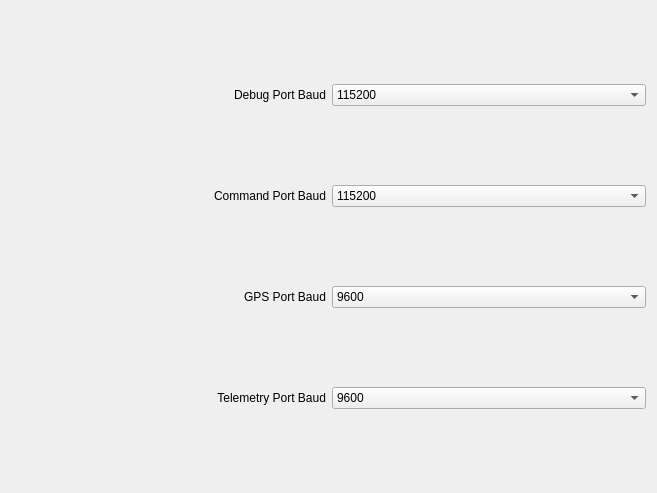
             <widget class="QWidget" name="scrollAreaWidgetContents">
              <property name="geometry">
               <rect>
                <x>0</x>
                <y>0</y>
                <width>657</width>
                <height>493</height>
               </rect>
              </property>
              <layout class="QGridLayout" name="gridLayout_13">
               <item row="0" column="0">
                <layout class="QHBoxLayout" name="horizontalLayout">
                 <item>
                  <widget class="QLabel" name="label">
                   <property name="text">
                    <string>Debug Port Baud</string>
                   </property>
                   <property name="alignment">
                    <set>Qt::AlignRight|Qt::AlignTrailing|Qt::AlignVCenter</set>
                   </property>
                  </widget>
                 </item>
                 <item>
                  <widget class="QComboBox" name="Debug_Port_Baud">
                   <property name="currentIndex">
                    <number>8</number>
                   </property>
                   <item>
                    <property name="text">
                     <string>300</string>
                    </property>
                   </item>
                   <item>
                    <property name="text">
                     <string>1200</string>
                    </property>
                   </item>
                   <item>
                    <property name="text">
                     <string>2400</string>
                    </property>
                   </item>
                   <item>
                    <property name="text">
                     <string>4800</string>
                    </property>
                   </item>
                   <item>
                    <property name="text">
                     <string>9600</string>
                    </property>
                   </item>
                   <item>
                    <property name="text">
                     <string>19200</string>
                    </property>
                   </item>
                   <item>
                    <property name="text">
                     <string>38400</string>
                    </property>
                   </item>
                   <item>
                    <property name="text">
                     <string>57600</string>
                    </property>
                   </item>
                   <item>
                    <property name="text">
                     <string>115200</string>
                    </property>
                   </item>
                   <item>
                    <property name="text">
                     <string>230400</string>
                    </property>
                   </item>
                   <item>
                    <property name="text">
                     <string>250000</string>
                    </property>
                   </item>
                   <item>
                    <property name="text">
                     <string>460800</string>
                    </property>
                   </item>
                   <item>
                    <property name="text">
                     <string>500000</string>
                    </property>
                   </item>
                   <item>
                    <property name="text">
                     <string>921600</string>
                    </property>
                   </item>
                   <item>
                    <property name="text">
                     <string>1000000</string>
                    </property>
                   </item>
                   <item>
                    <property name="text">
                     <string>2000000</string>
                    </property>
                   </item>
                  </widget>
                 </item>
                </layout>
               </item>
               <item row="1" column="0">
                <layout class="QHBoxLayout" name="horizontalLayout_2">
                 <item>
                  <widget class="QLabel" name="label_2">
                   <property name="text">
                    <string>Command Port Baud</string>
                   </property>
                   <property name="alignment">
                    <set>Qt::AlignRight|Qt::AlignTrailing|Qt::AlignVCenter</set>
                   </property>
                  </widget>
                 </item>
                 <item>
                  <widget class="QComboBox" name="Command_Port_Baud">
                   <property name="currentIndex">
                    <number>8</number>
                   </property>
                   <item>
                    <property name="text">
                     <string>300</string>
                    </property>
                   </item>
                   <item>
                    <property name="text">
                     <string>1200</string>
                    </property>
                   </item>
                   <item>
                    <property name="text">
                     <string>2400</string>
                    </property>
                   </item>
                   <item>
                    <property name="text">
                     <string>4800</string>
                    </property>
                   </item>
                   <item>
                    <property name="text">
                     <string>9600</string>
                    </property>
                   </item>
                   <item>
                    <property name="text">
                     <string>19200</string>
                    </property>
                   </item>
                   <item>
                    <property name="text">
                     <string>38400</string>
                    </property>
                   </item>
                   <item>
                    <property name="text">
                     <string>57600</string>
                    </property>
                   </item>
                   <item>
                    <property name="text">
                     <string>115200</string>
                    </property>
                   </item>
                   <item>
                    <property name="text">
                     <string>230400</string>
                    </property>
                   </item>
                   <item>
                    <property name="text">
                     <string>250000</string>
                    </property>
                   </item>
                   <item>
                    <property name="text">
                     <string>460800</string>
                    </property>
                   </item>
                   <item>
                    <property name="text">
                     <string>500000</string>
                    </property>
                   </item>
                   <item>
                    <property name="text">
                     <string>921600</string>
                    </property>
                   </item>
                   <item>
                    <property name="text">
                     <string>1000000</string>
                    </property>
                   </item>
                   <item>
                    <property name="text">
                     <string>2000000</string>
                    </property>
                   </item>
                  </widget>
                 </item>
                </layout>
               </item>
               <item row="2" column="0">
                <layout class="QHBoxLayout" name="horizontalLayout_3">
                 <item>
                  <widget class="QLabel" name="label_3">
                   <property name="text">
                    <string>GPS Port Baud</string>
                   </property>
                   <property name="alignment">
                    <set>Qt::AlignRight|Qt::AlignTrailing|Qt::AlignVCenter</set>
                   </property>
                  </widget>
                 </item>
                 <item>
                  <widget class="QComboBox" name="GPS_Port_Baud">
                   <property name="currentText">
                    <string>9600</string>
                   </property>
                   <property name="currentIndex">
                    <number>4</number>
                   </property>
                   <item>
                    <property name="text">
                     <string>300</string>
                    </property>
                   </item>
                   <item>
                    <property name="text">
                     <string>1200</string>
                    </property>
                   </item>
                   <item>
                    <property name="text">
                     <string>2400</string>
                    </property>
                   </item>
                   <item>
                    <property name="text">
                     <string>4800</string>
                    </property>
                   </item>
                   <item>
                    <property name="text">
                     <string>9600</string>
                    </property>
                   </item>
                   <item>
                    <property name="text">
                     <string>19200</string>
                    </property>
                   </item>
                   <item>
                    <property name="text">
                     <string>38400</string>
                    </property>
                   </item>
                   <item>
                    <property name="text">
                     <string>57600</string>
                    </property>
                   </item>
                   <item>
                    <property name="text">
                     <string>115200</string>
                    </property>
                   </item>
                   <item>
                    <property name="text">
                     <string>230400</string>
                    </property>
                   </item>
                   <item>
                    <property name="text">
                     <string>250000</string>
                    </property>
                   </item>
                   <item>
                    <property name="text">
                     <string>460800</string>
                    </property>
                   </item>
                   <item>
                    <property name="text">
                     <string>500000</string>
                    </property>
                   </item>
                   <item>
                    <property name="text">
                     <string>921600</string>
                    </property>
                   </item>
                   <item>
                    <property name="text">
                     <string>1000000</string>
                    </property>
                   </item>
                   <item>
                    <property name="text">
                     <string>2000000</string>
                    </property>
                   </item>
                  </widget>
                 </item>
                </layout>
               </item>
               <item row="3" column="0">
                <layout class="QHBoxLayout" name="horizontalLayout_6">
                 <item>
                  <widget class="QLabel" name="label_6">
                   <property name="text">
                    <string>Telemetry Port Baud</string>
                   </property>
                   <property name="alignment">
                    <set>Qt::AlignRight|Qt::AlignTrailing|Qt::AlignVCenter</set>
                   </property>
                  </widget>
                 </item>
                 <item>
                  <widget class="QComboBox" name="Telemetry_Port_Baud">
                   <property name="currentIndex">
                    <number>4</number>
                   </property>
                   <item>
                    <property name="text">
                     <string>300</string>
                    </property>
                   </item>
                   <item>
                    <property name="text">
                     <string>1200</string>
                    </property>
                   </item>
                   <item>
                    <property name="text">
                     <string>2400</string>
                    </property>
                   </item>
                   <item>
                    <property name="text">
                     <string>4800</string>
                    </property>
                   </item>
                   <item>
                    <property name="text">
                     <string>9600</string>
                    </property>
                   </item>
                   <item>
                    <property name="text">
                     <string>19200</string>
                    </property>
                   </item>
                   <item>
                    <property name="text">
                     <string>38400</string>
                    </property>
                   </item>
                   <item>
                    <property name="text">
                     <string>57600</string>
                    </property>
                   </item>
                   <item>
                    <property name="text">
                     <string>115200</string>
                    </property>
                   </item>
                   <item>
                    <property name="text">
                     <string>230400</string>
                    </property>
                   </item>
                   <item>
                    <property name="text">
                     <string>250000</string>
                    </property>
                   </item>
                   <item>
                    <property name="text">
                     <string>460800</string>
                    </property>
                   </item>
                   <item>
                    <property name="text">
                     <string>500000</string>
                    </property>
                   </item>
                   <item>
                    <property name="text">
                     <string>921600</string>
                    </property>
                   </item>
                   <item>
                    <property name="text">
                     <string>1000000</string>
                    </property>
                   </item>
                   <item>
                    <property name="text">
                     <string>2000000</string>
                    </property>
                   </item>
                  </widget>
                 </item>
                </layout>
               </item>
              </layout>
             </widget>
